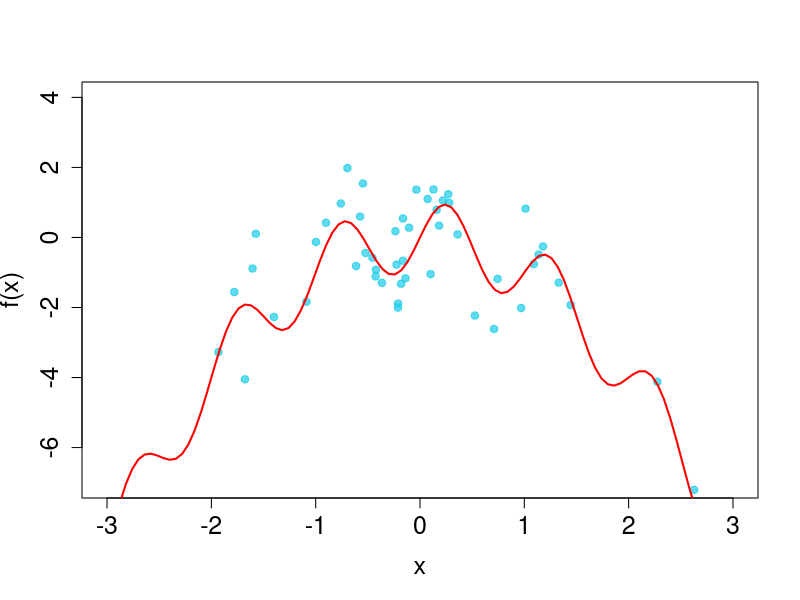

The R source for this figure:
# load required packages
require(datasets)
require(class)
require(grDevices)
require(lattice)

# define regression model and create simulated data
n               = 50
RegressionCurve = function(x) sin(2*pi*x) - x^2
Xis             = rnorm(n)
epsilon         = rnorm(n)
Yis             = sin(2*pi*Xis) - Xis^2 + epsilon


# plot of the regression curve and data
plot(Xis, Yis, xlab = "x", ylab = "f(x)",
     xlim = c(-3, 3), ylim = c(-7, 4),
     cex = 1, cex.axis = 1.5, cex.lab = 1.5, cex.main = 1.5,
     pch = 19, col = rgb(0.1, 0.8, 0.9, alpha = 0.7))
plot(RegressionCurve, add = TRUE, col = "red", xlim = c(-3, 3), type = "l", lwd = 2)
